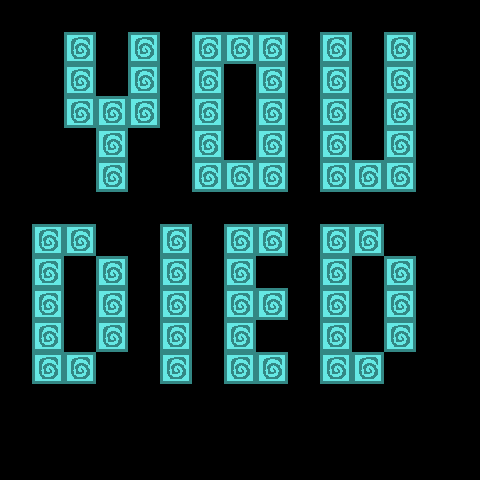

A 2D game scene composited from a Tiled map and its tileset images. What follows is a short description and the map's XML, with every tile layer's data as written:
An orthogonal 15x15 tile map with 32x32 px tiles, 1 tile layer (Tile Layer 1).

<map version="1.4" tiledversion="1.4.3" orientation="orthogonal" renderorder="right-down" width="15" height="15" tilewidth="32" tileheight="32" infinite="0" nextlayerid="2" nextobjectid="1">
 <tileset firstgid="1" source="testtiles2.tsx" />
 <layer id="1" name="Tile Layer 1" width="15" height="15">
  <data encoding="csv">
0,0,0,0,0,0,0,0,0,0,0,0,0,0,0,
0,0,3,0,3,0,3,3,3,0,3,0,3,0,0,
0,0,3,0,3,0,3,0,3,0,3,0,3,0,0,
0,0,3,3,3,0,3,0,3,0,3,0,3,0,0,
0,0,0,3,0,0,3,0,3,0,3,0,3,0,0,
0,0,0,3,0,0,3,3,3,0,3,3,3,0,0,
0,0,0,0,0,0,0,0,0,0,0,0,0,0,0,
0,3,3,0,0,3,0,3,3,0,3,3,0,0,0,
0,3,0,3,0,3,0,3,0,0,3,0,3,0,0,
0,3,0,3,0,3,0,3,3,0,3,0,3,0,0,
0,3,0,3,0,3,0,3,0,0,3,0,3,0,0,
0,3,3,0,0,3,0,3,3,0,3,3,0,0,0,
0,0,0,0,0,0,0,0,0,0,0,0,0,0,0,
0,0,0,0,0,0,0,0,0,0,0,0,0,0,0,
0,0,0,0,0,0,0,0,0,0,0,0,0,0,0
</data>
 </layer>
</map>
